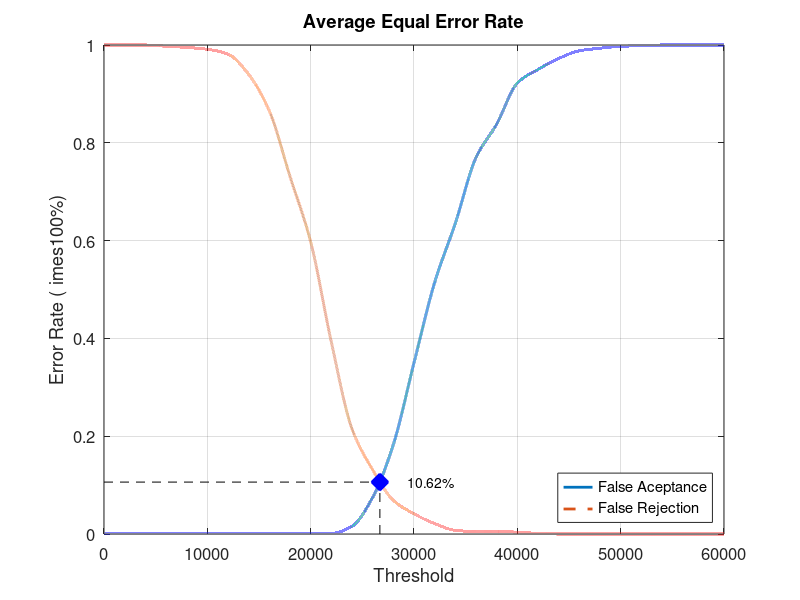
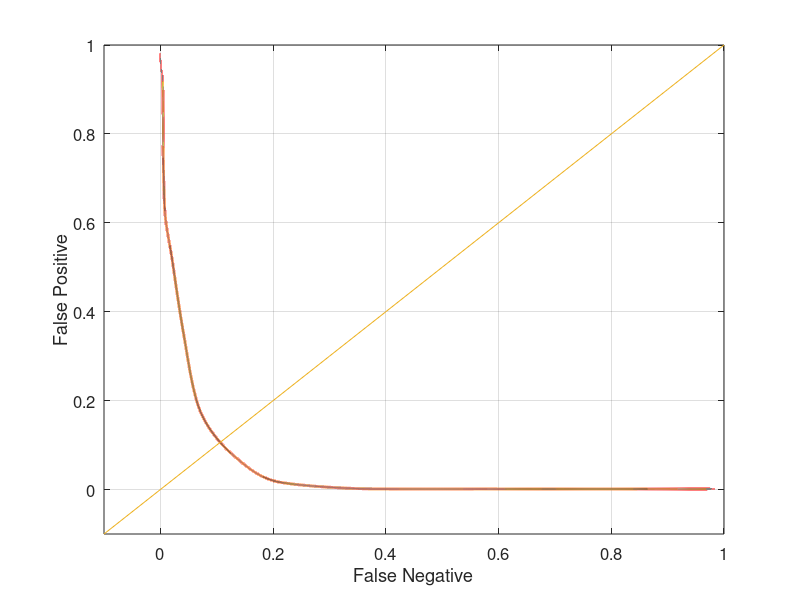

The MATLAB source for these figures, in order:
close all;
clear;
clc;
x = 0:2000:60000;
xq = 0:0.5:60000;

y0 = [0 0.00131579 0.00131579 0.00131579 0.00131579 0.00131579 0.00131579 0.00131579 0.00131579 0.00131579 0.00131579 0.00131579 0.0157895 0.075 0.182895 0.35 0.514474 0.635526 0.769737 0.838158 0.922368 0.95 0.972368 0.988158 0.993421 0.997368 0.998684 1 1 1 1]
yy0 = interp1(x, y0, xq, 'pchip');
y1 = [1 1 1 0.9975 0.995 0.99125 0.98125 0.94 0.865 0.73125 0.5975 0.3925 0.215 0.13125 0.06875 0.04125 0.02125 0.0075 0.005 0.005 0.00375 0.00125 0 0 0 0 0 0 0 0 0]
yy1 = interp1(x, y1, xq, 'pchip');

% Calculating EER: 
y2 = abs(y0 - y1);
find(y2 == min(y2))
yy2 = abs(yy0 - yy1);
xEER = find(yy2 == min(yy2));
xEERIndex = xq(xEER) % X-axis EER
yEER = yy0(xEER) % Y-axis EER

main = figure
plot(xq, yy0,'-','LineWidth', 2);	hold on
plot(xq, yy1,'--','LineWidth', 2);	hold on
plot([xEERIndex xEERIndex], [0 yEER], 'k--');	hold on
plot([0 xEERIndex], [yEER yEER], 'k--');	hold on
plot(xEERIndex, yEER, 'bx', 'LineWidth', 10);	hold on
text(xEERIndex + 10 * xEERIndex / 100, yEER, [num2str(round((10000 * yEER)) / 100) '%'])
legend('False Aceptance', 'False Rejection', 'Location', 'SouthEast')
xlabel('Threshold')
ylabel('Error Rate (	imes100%)')
title('Average Equal Error Rate')
set(gca, 'FontSize', 12)
axis([0 60000 0 1])
grid on

print(main, 'Experiment1AverageMain', '-dpng');
FNRxFPR = figure('Color', [1 1 1]);
plot(yy1, yy0, '-', yy1, yy0, 'LineWidth', 2);
hold on
y = -0.1:0.1:1
plot(y, y); 
set(gca, 'FontSize', 12)
xlabel('False Negative')
ylabel('False Positive')
axis([-0.1 1 -0.1 1])
set(gca, 'FontSize', 12)
grid on

print(FNRxFPR, 'Experiment1AverageFNRxFPR','-dpng');
